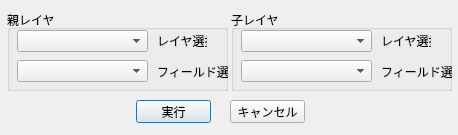
<?xml version="1.0" encoding="UTF-8"?>
<ui version="4.0">
 <class>FeatureSelectRelationSampleDialogBase</class>
 <widget class="QDialog" name="FeatureSelectRelationSampleDialogBase">
  <property name="geometry">
   <rect>
    <x>0</x>
    <y>0</y>
    <width>458</width>
    <height>135</height>
   </rect>
  </property>
  <property name="windowTitle">
   <string>リレーションで選択サンプル</string>
  </property>
  <widget class="QGroupBox" name="groupBox">
   <property name="geometry">
    <rect>
     <x>7</x>
     <y>10</y>
     <width>221</width>
     <height>81</height>
    </rect>
   </property>
   <property name="title">
    <string>親レイヤ</string>
   </property>
   <widget class="QComboBox" name="comboParentLayer">
    <property name="geometry">
     <rect>
      <x>10</x>
      <y>20</y>
      <width>131</width>
      <height>22</height>
     </rect>
    </property>
   </widget>
   <widget class="QLabel" name="label">
    <property name="geometry">
     <rect>
      <x>150</x>
      <y>25</y>
      <width>50</width>
      <height>12</height>
     </rect>
    </property>
    <property name="text">
     <string>レイヤ選択</string>
    </property>
   </widget>
   <widget class="QComboBox" name="comboParentField">
    <property name="geometry">
     <rect>
      <x>10</x>
      <y>50</y>
      <width>131</width>
      <height>22</height>
     </rect>
    </property>
   </widget>
   <widget class="QLabel" name="label_2">
    <property name="geometry">
     <rect>
      <x>150</x>
      <y>54</y>
      <width>71</width>
      <height>16</height>
     </rect>
    </property>
    <property name="text">
     <string>フィールド選択</string>
    </property>
   </widget>
  </widget>
  <widget class="QGroupBox" name="groupBox_4">
   <property name="geometry">
    <rect>
     <x>231</x>
     <y>10</y>
     <width>221</width>
     <height>81</height>
    </rect>
   </property>
   <property name="title">
    <string>子レイヤ</string>
   </property>
   <widget class="QComboBox" name="comboChildLayer">
    <property name="geometry">
     <rect>
      <x>10</x>
      <y>20</y>
      <width>131</width>
      <height>22</height>
     </rect>
    </property>
   </widget>
   <widget class="QLabel" name="label_7">
    <property name="geometry">
     <rect>
      <x>150</x>
      <y>25</y>
      <width>50</width>
      <height>12</height>
     </rect>
    </property>
    <property name="text">
     <string>レイヤ選択</string>
    </property>
   </widget>
   <widget class="QComboBox" name="comboChildField">
    <property name="geometry">
     <rect>
      <x>10</x>
      <y>50</y>
      <width>131</width>
      <height>22</height>
     </rect>
    </property>
   </widget>
   <widget class="QLabel" name="label_8">
    <property name="geometry">
     <rect>
      <x>150</x>
      <y>54</y>
      <width>71</width>
      <height>16</height>
     </rect>
    </property>
    <property name="text">
     <string>フィールド選択</string>
    </property>
   </widget>
  </widget>
  <widget class="QPushButton" name="pushButton">
   <property name="geometry">
    <rect>
     <x>136</x>
     <y>100</y>
     <width>75</width>
     <height>23</height>
    </rect>
   </property>
   <property name="text">
    <string>実行</string>
   </property>
   <property name="checkable">
    <bool>true</bool>
   </property>
  </widget>
  <widget class="QPushButton" name="pushButton_2">
   <property name="geometry">
    <rect>
     <x>230</x>
     <y>100</y>
     <width>75</width>
     <height>23</height>
    </rect>
   </property>
   <property name="text">
    <string>キャンセル</string>
   </property>
  </widget>
 </widget>
 <resources/>
 <connections>
  <connection>
   <sender>pushButton_2</sender>
   <signal>clicked()</signal>
   <receiver>FeatureSelectRelationSampleDialogBase</receiver>
   <slot>pushCancel()</slot>
   <hints>
    <hint type="sourcelabel">
     <x>260</x>
     <y>104</y>
    </hint>
    <hint type="destinationlabel">
     <x>345</x>
     <y>96</y>
    </hint>
   </hints>
  </connection>
  <connection>
   <sender>comboParentLayer</sender>
   <signal>currentTextChanged(QString)</signal>
   <receiver>FeatureSelectRelationSampleDialogBase</receiver>
   <slot>changeParent()</slot>
   <hints>
    <hint type="sourcelabel">
     <x>72</x>
     <y>41</y>
    </hint>
    <hint type="destinationlabel">
     <x>37</x>
     <y>103</y>
    </hint>
   </hints>
  </connection>
  <connection>
   <sender>comboChildLayer</sender>
   <signal>currentTextChanged(QString)</signal>
   <receiver>FeatureSelectRelationSampleDialogBase</receiver>
   <slot>changeChild()</slot>
   <hints>
    <hint type="sourcelabel">
     <x>274</x>
     <y>42</y>
    </hint>
    <hint type="destinationlabel">
     <x>232</x>
     <y>5</y>
    </hint>
   </hints>
  </connection>
  <connection>
   <sender>pushButton</sender>
   <signal>toggled(bool)</signal>
   <receiver>FeatureSelectRelationSampleDialogBase</receiver>
   <slot>pushExec()</slot>
   <hints>
    <hint type="sourcelabel">
     <x>178</x>
     <y>110</y>
    </hint>
    <hint type="destinationlabel">
     <x>188</x>
     <y>95</y>
    </hint>
   </hints>
  </connection>
 </connections>
 <slots>
  <slot>pushExec()</slot>
  <slot>pushCancel()</slot>
  <slot>changeParent()</slot>
  <slot>changeChild()</slot>
  <slot>changeRelation()</slot>
 </slots>
</ui>
